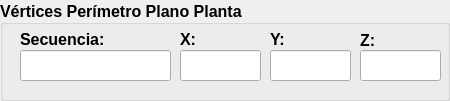
  <widget class="QGroupBox" name="groupBox">
   <property name="geometry">
    <rect>
     <x>900</x>
     <y>240</y>
     <width>450</width>
     <height>101</height>
    </rect>
   </property>
   <property name="font">
    <font>
     <pointsize>12</pointsize>
     <weight>75</weight>
     <bold>true</bold>
    </font>
   </property>
   <property name="title">
    <string>Vértices Perímetro Plano Planta</string>
   </property>
   <property name="alignment">
    <set>Qt::AlignLeading|Qt::AlignLeft|Qt::AlignVCenter</set>
   </property>
   <widget class="QLabel" name="label_motivoVisita_5">
    <property name="geometry">
     <rect>
      <x>360</x>
      <y>30</y>
      <width>51</width>
      <height>21</height>
     </rect>
    </property>
    <property name="text">
     <string>&lt;html&gt;&lt;head/&gt;&lt;body&gt;&lt;p&gt;&lt;span style=&quot; font-size:12pt; font-weight:600;&quot;&gt;Z:&lt;/span&gt;&lt;/p&gt;&lt;/body&gt;&lt;/html&gt;</string>
    </property>
   </widget>
   <widget class="QLabel" name="label_horaSalida_2">
    <property name="geometry">
     <rect>
      <x>270</x>
      <y>30</y>
      <width>81</width>
      <height>16</height>
     </rect>
    </property>
    <property name="text">
     <string>&lt;html&gt;&lt;head/&gt;&lt;body&gt;&lt;p&gt;&lt;span style=&quot; font-size:12pt; font-weight:600;&quot;&gt;Y:&lt;/span&gt;&lt;/p&gt;&lt;/body&gt;&lt;/html&gt;</string>
    </property>
   </widget>
   <widget class="QLineEdit" name="inputX">
    <property name="geometry">
     <rect>
      <x>180</x>
      <y>50</y>
      <width>81</width>
      <height>31</height>
     </rect>
    </property>
    <property name="font">
     <font>
      <pointsize>12</pointsize>
     </font>
    </property>
   </widget>
   <widget class="QLineEdit" name="inputY">
    <property name="geometry">
     <rect>
      <x>270</x>
      <y>50</y>
      <width>81</width>
      <height>31</height>
     </rect>
    </property>
    <property name="font">
     <font>
      <pointsize>12</pointsize>
     </font>
    </property>
   </widget>
   <widget class="QLineEdit" name="inputZ">
    <property name="geometry">
     <rect>
      <x>360</x>
      <y>50</y>
      <width>81</width>
      <height>31</height>
     </rect>
    </property>
    <property name="font">
     <font>
      <pointsize>12</pointsize>
     </font>
    </property>
   </widget>
   <widget class="QLabel" name="label_horaIngreso_2">
    <property name="geometry">
     <rect>
      <x>180</x>
      <y>30</y>
      <width>71</width>
      <height>16</height>
     </rect>
    </property>
    <property name="text">
     <string>&lt;html&gt;&lt;head/&gt;&lt;body&gt;&lt;p&gt;&lt;span style=&quot; font-size:12pt; font-weight:600;&quot;&gt;X:&lt;/span&gt;&lt;/p&gt;&lt;/body&gt;&lt;/html&gt;</string>
    </property>
   </widget>
   <widget class="QLabel" name="label_horaIngreso_4">
    <property name="geometry">
     <rect>
      <x>20</x>
      <y>30</y>
      <width>121</width>
      <height>16</height>
     </rect>
    </property>
    <property name="text">
     <string>&lt;html&gt;&lt;head/&gt;&lt;body&gt;&lt;p&gt;&lt;span style=&quot; font-size:12pt; font-weight:600;&quot;&gt;Secuencia:&lt;/span&gt;&lt;/p&gt;&lt;/body&gt;&lt;/html&gt;</string>
    </property>
   </widget>
   <widget class="QLineEdit" name="inputSecuencia">
    <property name="geometry">
     <rect>
      <x>20</x>
      <y>50</y>
      <width>151</width>
      <height>31</height>
     </rect>
    </property>
    <property name="font">
     <font>
      <pointsize>12</pointsize>
     </font>
    </property>
   </widget>
  </widget>
